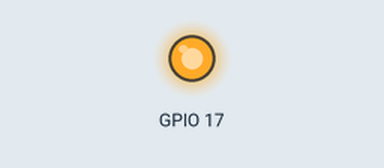
Simulated run of this program. Board: Raspberry Pi (BCM pin numbers), started with the arguments 17 3. Shown: output pins drawn as LEDs (lit = HIGH). At 0.0 s the program stops and its outputs stay as they are.

Above: at 0.1 s.
Timing chart, 0 to 1.5 s (numbered marks = the images above):
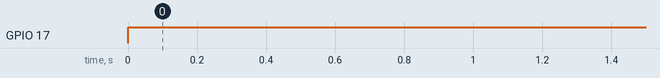

Measured:
- by itself, GPIO 17: LOW → HIGH at 0.00 s

The program:

outGpio.py
```python
import RPi.GPIO as GPIO
import time
import sys

GPIO.setwarnings(False);

ledPin = int(sys.argv[1])

GPIO.setmode(GPIO.BCM)
GPIO.setup(ledPin, GPIO.OUT)
if int(sys.argv[2]) == 0 :
    GPIO.output(ledPin, GPIO.LOW)
else :
    GPIO.output(ledPin, GPIO.HIGH)
```
